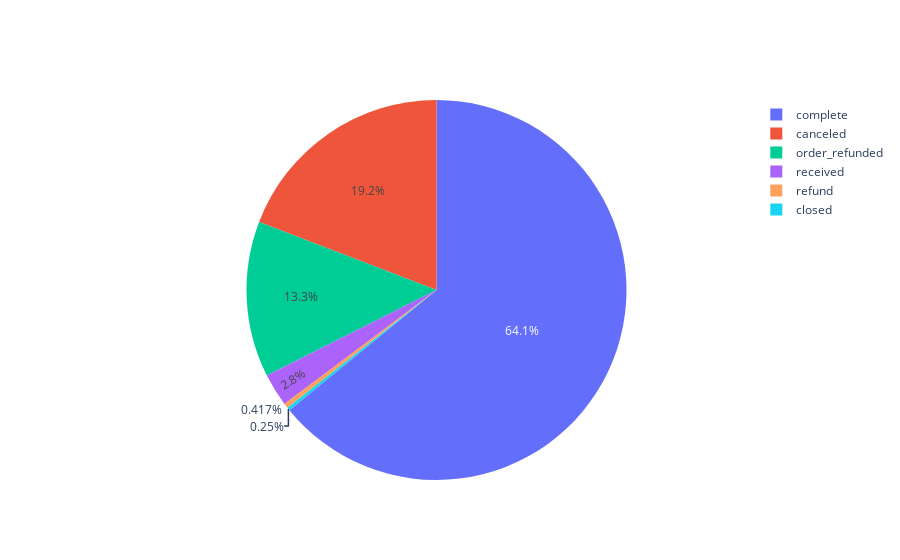

Source (notebook cell):
### Code cell
# display distribution of status column in dataset
import plotly.graph_objects as go
fig = go.Figure()

fig.add_traces(go.Pie(labels = dataset['status'].unique(), values = dataset['status'].value_counts()))
fig.show()

### Figure 1 — Plotly figure (JSON) as saved in the notebook; plotly's stock layout.template omitted (floating-point values rounded to 4 significant figures)
{"data": [{"labels": ["complete", "canceled", "order_refunded", "received", "refund", "closed"], "type": "pie", "values": [3846, 1150, 796, 168, 25, 15]}], "layout": {"autosize": true}}
